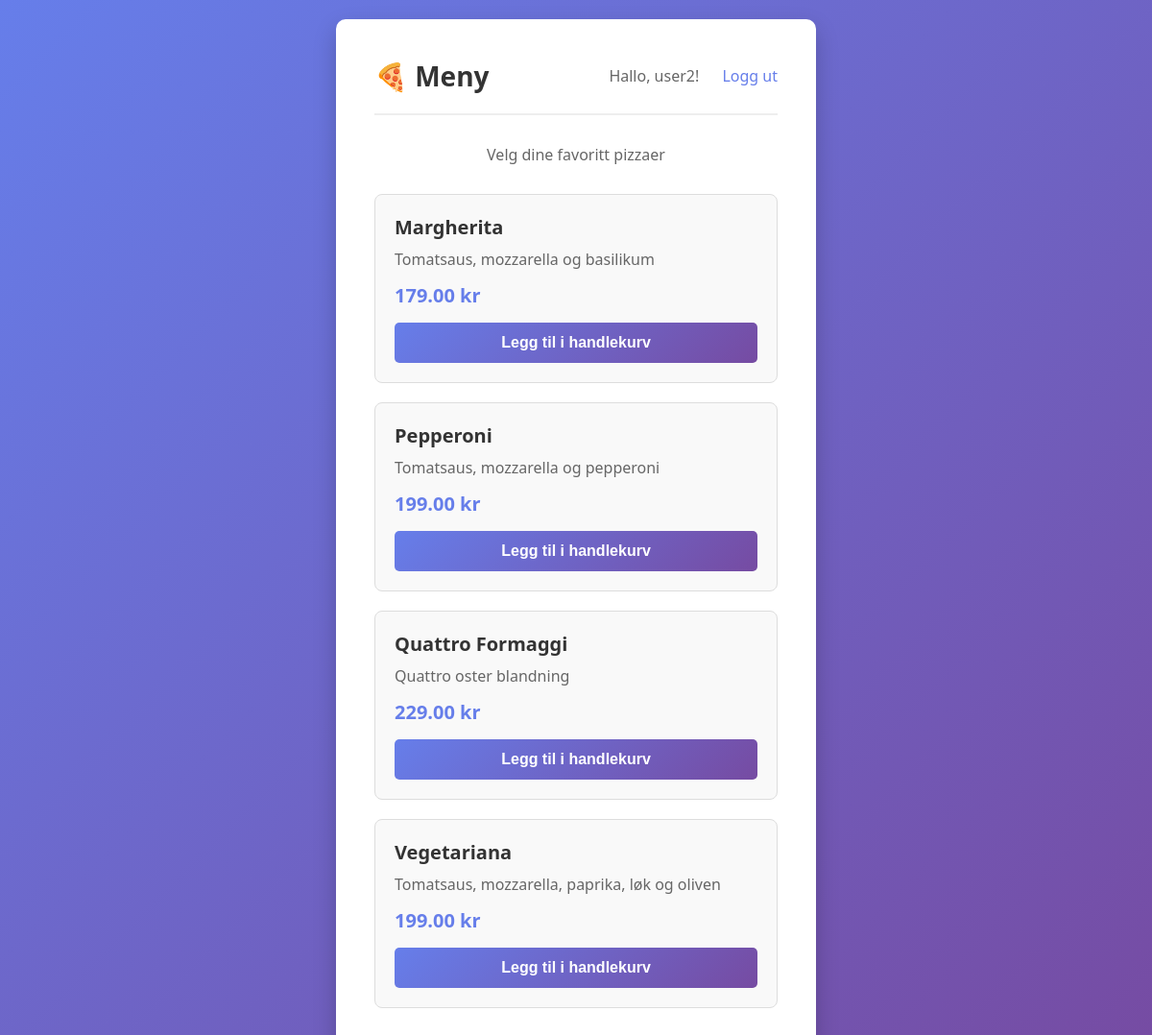
Screenshot of /menu (signed in) with the database file from the repository.
### tables this page shows
CREATE TABLE menu (id INTEGER PRIMARY KEY, name TEXT, description TEXT, price REAL);

### app.py (the view)
@app.route('/menu')
@login_required
def menu():
    with get_db() as conn:
        items = conn.execute('SELECT * FROM menu').fetchall()
    return render_template('menu.html', items=items)

### app.py (called while the page is built)
def get_db():
    os.makedirs('database', exist_ok=True)
    conn = sqlite3.connect(DATABASE)
    conn.row_factory = sqlite3.Row
    return conn

def login_required(f):
    @wraps(f)
    def wrap(*args, **kwargs):
        if 'username' not in session:
            return redirect(url_for('login'))
        return f(*args, **kwargs)
    return wrap

### app/templates/menu.html (shortened to what this page needs)
<!DOCTYPE html>
<html lang="no">
<head>
    <link rel="stylesheet" href="{{ url_for('static', filename='css/style.css') }}">
</head>
<body>
    <div class="container">
        <div class="header">
            <h1>🍕 Meny</h1>
            <div>
                <span style="color: #666; margin-right: 20px;">Hallo, {{ session.username }}!</span>
                <a href="{{ url_for('logout') }}" class="logout-link">Logg ut</a>
            </div>
        </div>
        <p style="color: #666; margin-bottom: 20px; text-align: center;">Velg dine favoritt pizzaer</p>
        <div class="menu-container">
            {% for item in items %}
                <div class="menu-item">
                    <h3>{{ item.name }}</h3>
                    <p>{{ item.description }}</p>
                    <div class="price">{{ "%.2f"|format(item.price) }} kr</div>
                    <button style="width: 100%;">Legg til i handlekurv</button>
                </div>
            {% endfor %}
        </div>
    </div>
</body>
</html>

### app/static/css/style.css (style rules this page uses)
* { margin: 0; padding: 0; box-sizing: border-box; }
body { font-family: 'Segoe UI', Tahoma, Geneva, Verdana, sans-serif; background: linear-gradient(135deg, #667eea 0%, #764ba2 100%); min-height: 100vh; display: flex; justify-content: center; align-items: center; padding: 20px; }
.container { background: white; padding: 40px; border-radius: 10px; box-shadow: 0 10px 25px rgba(0, 0, 0, 0.2); max-width: 500px; width: 100%; }
h1, h2 { color: #333; margin-bottom: 30px; text-align: center; font-size: 28px; }
button, .btn { background: linear-gradient(135deg, #667eea 0%, #764ba2 100%); color: white; padding: 12px 24px; border: none; border-radius: 5px; font-size: 16px; font-weight: 600; cursor: pointer; transition: transform 0.2s, box-shadow 0.2s; text-decoration: none; display: inline-block; text-align: center; }
.menu-container { display: grid; grid-template-columns: repeat(auto-fill, minmax(280px, 1fr)); gap: 20px; margin-top: 30px; }
.menu-item { background: #f9f9f9; border: 1px solid #ddd; padding: 20px; border-radius: 8px; transition: box-shadow 0.3s; }
.menu-item h3 { color: #333; margin-bottom: 8px; font-size: 20px; }
.menu-item p { color: #666; margin-bottom: 12px; line-height: 1.5; }
.menu-item .price { font-size: 20px; font-weight: bold; color: #667eea; margin-bottom: 15px; }
.header { display: flex; justify-content: space-between; align-items: center; margin-bottom: 30px; padding-bottom: 20px; border-bottom: 2px solid #eee; }
.header h1 { margin: 0; font-size: 28px; }
.header a { color: #667eea; text-decoration: none; font-weight: 500; }
.logout-link { color: #dc3545; text-decoration: none; }

### rows the page displays
menu: name "Margherita", description "Tomatsaus, mozzarella og basilikum", price "179.00"
menu: name "Pepperoni", description "Tomatsaus, mozzarella og pepperoni", price "199.00"
menu: name "Quattro Formaggi", description "Quattro oster blandning", price "229.00"
menu: name "Vegetariana", description "Tomatsaus, mozzarella, paprika, løk og oliven", price "199.00"

### other values shown
{{ session.username }} "user2"
